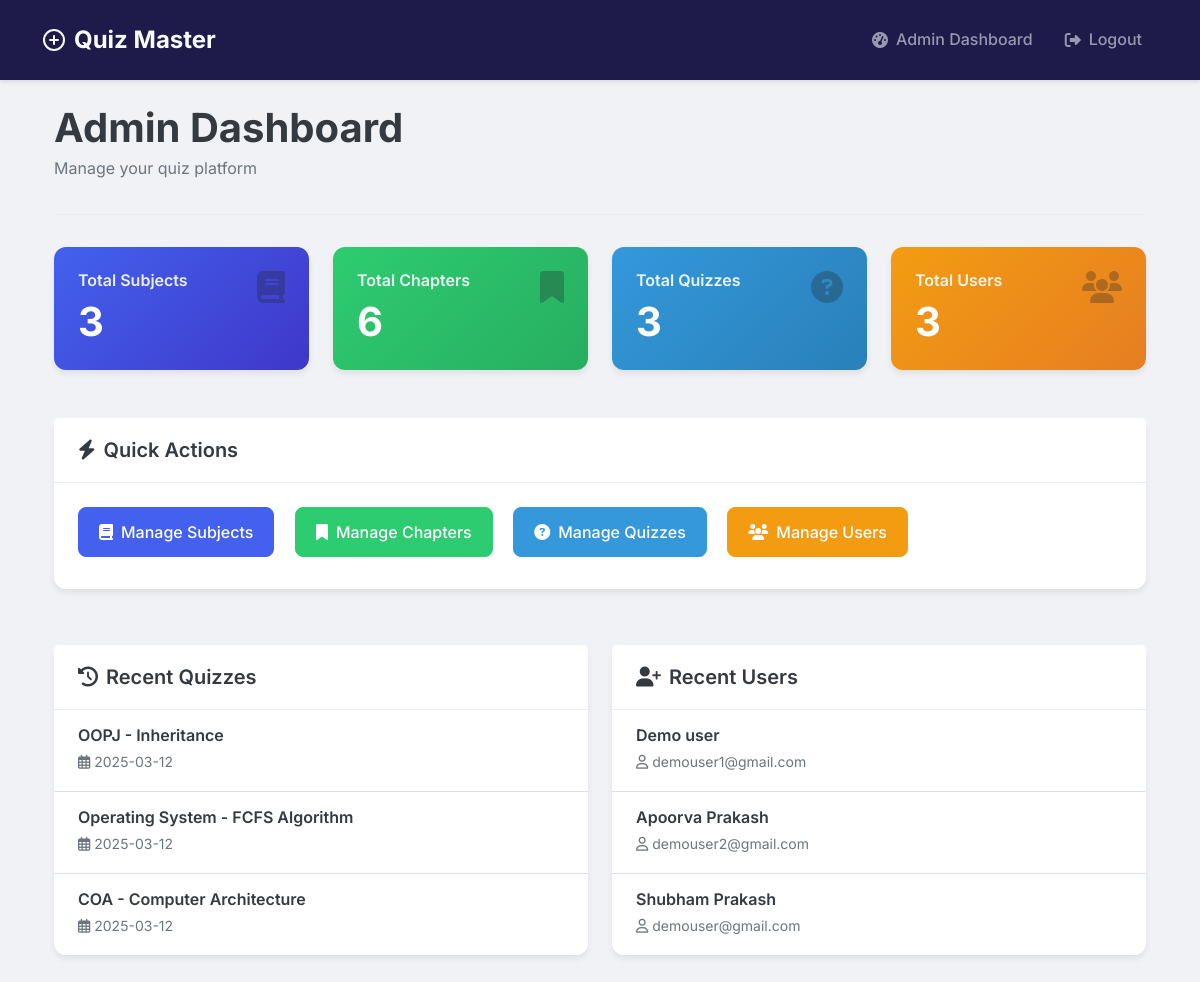
The app's page /admin/dashboard (signed in), older data.
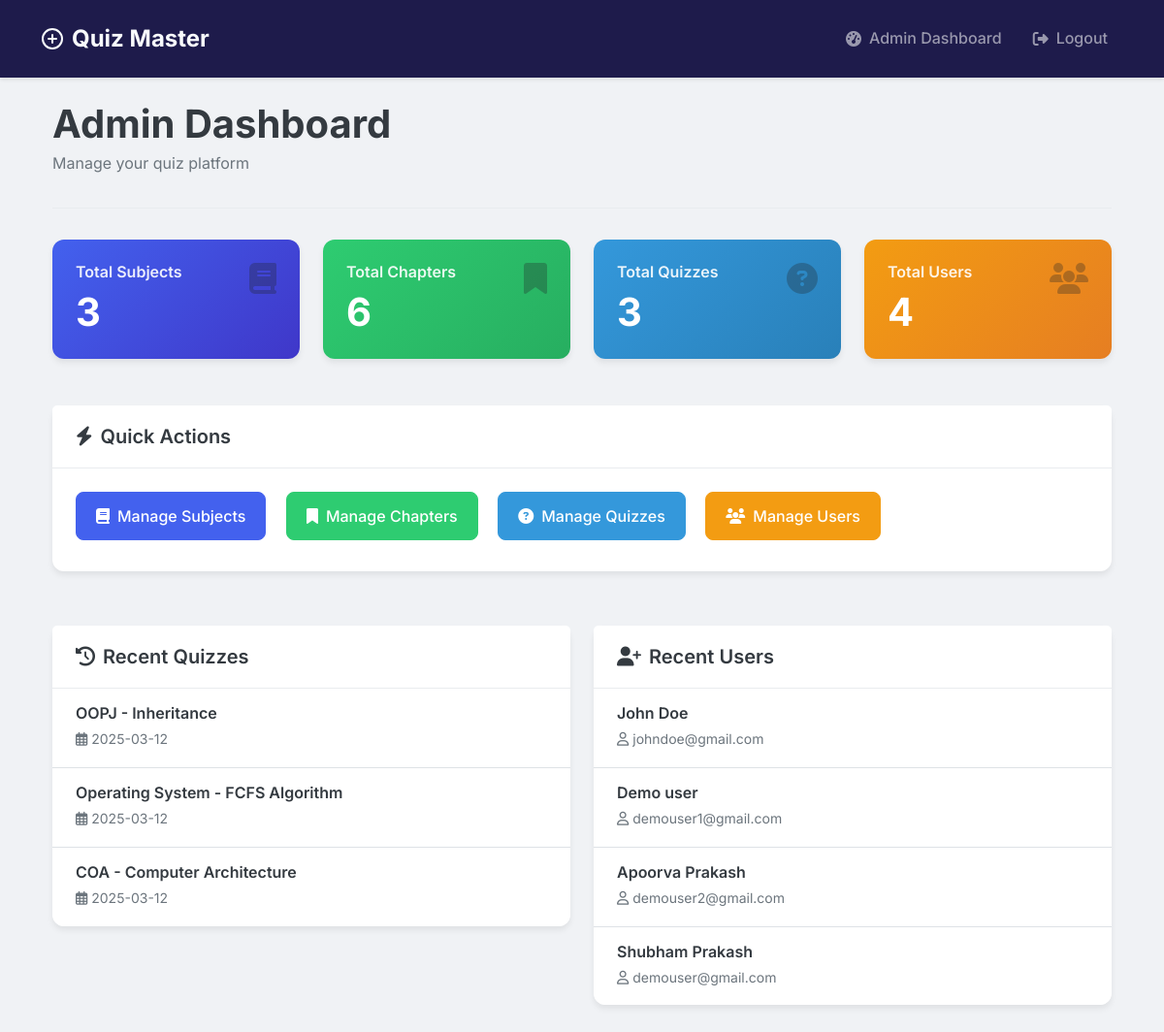
The same page, newer data.
### models/models.py (models this page shows)
class Quiz(db.Model):
    id = db.Column(db.Integer, primary_key=True)
    chapter_id = db.Column(db.Integer, db.ForeignKey('chapter.id'), nullable=False)
    date_of_quiz = db.Column(db.Date, nullable=False)
    time_duration = db.Column(db.Interval, nullable=False)
    remarks = db.Column(db.Text)
    questions = db.relationship('Question', backref='quiz', cascade='all, delete-orphan', lazy=True)
    scores = db.relationship('Score', backref='quiz', cascade='all, delete-orphan', lazy=True)

class Subject(db.Model):
    id = db.Column(db.Integer, primary_key=True)
    name = db.Column(db.String(100), nullable=False)
    description = db.Column(db.Text)
    chapters = db.relationship('Chapter', backref='subject', cascade='all, delete-orphan', lazy=True)

class Chapter(db.Model):
    id = db.Column(db.Integer, primary_key=True)
    name = db.Column(db.String(100), nullable=False)
    description = db.Column(db.Text)
    subject_id = db.Column(db.Integer, db.ForeignKey('subject.id'), nullable=False)
    quizzes = db.relationship('Quiz', backref='chapter', cascade='all, delete-orphan', lazy=True)

class User(UserMixin, db.Model):
    id = db.Column(db.Integer, primary_key=True)
    username = db.Column(db.String(120), unique=True, nullable=False)
    password = db.Column(db.String(200), nullable=False)
    full_name = db.Column(db.String(100), nullable=False)
    qualification = db.Column(db.String(100))
    dob = db.Column(db.Date)
    is_admin = db.Column(db.Boolean, default=False)
    quiz_scores = db.relationship('Score', backref='user', lazy=True)

### controllers/admin.py (the view)
@admin.route('/admin/dashboard')
@login_required
@admin_required
def dashboard():
    subjects_count = Subject.query.count()
    chapters_count = Chapter.query.count()
    quizzes_count = Quiz.query.count()
    users_count = User.query.filter_by(is_admin=False).count()
    recent_quizzes = Quiz.query.order_by(Quiz.date_of_quiz.desc()).limit(5).all()
    recent_users = User.query.filter_by(is_admin=False).order_by(User.id.desc()).limit(5).all()
    return render_template('admin/dashboard.html',
                         subjects_count=subjects_count,
                         chapters_count=chapters_count,
                         quizzes_count=quizzes_count,
                         users_count=users_count,
                         recent_quizzes=recent_quizzes,
                         recent_users=recent_users)

### app.py (called while the page is built)
@login_manager.user_loader
def load_user(user_id):
    return User.query.get(int(user_id))

### controllers/admin.py (called while the page is built)
def admin_required(f):
    @wraps(f)
    def decorated_function(*args, **kwargs):
        if not current_user.is_authenticated or not current_user.is_admin:
            flash('Access denied.', 'danger')
            return redirect(url_for('auth.login'))
        return f(*args, **kwargs)
    return decorated_function

### templates/admin/dashboard.html (shortened to what the changed rows need)
{% extends "base.html" %}
{% block content %}
<div class="container fade-in">
    <div class="dashboard-header">
        <div>
            <h1>Admin Dashboard</h1>
        </div>
    </div>
    <div class="row mb-4">
        <div class="col-md-3 col-sm-6 mb-4">
            <div class="card stats-card primary">
                <div class="card-body">
                    <h2 class="card-text">{{ subjects_count }}</h2>
                </div>
            </div>
        </div>
        <div class="col-md-3 col-sm-6 mb-4">
            <div class="card stats-card success">
                <div class="card-body">
                    <h2 class="card-text">{{ chapters_count }}</h2>
                </div>
            </div>
        </div>
        <div class="col-md-3 col-sm-6 mb-4">
            <div class="card stats-card info">
                <div class="card-body">
                    <h2 class="card-text">{{ quizzes_count }}</h2>
                </div>
            </div>
        </div>
        <div class="col-md-3 col-sm-6 mb-4">
            <div class="card stats-card warning">
                <div class="card-body">
                    <i class="fas fa-users icon"></i>
                    <h5 class="card-title">Total Users</h5>
                    <h2 class="card-text">{{ users_count }}</h2>
                </div>
            </div>
        </div>
    </div>
    <div class="row">
        <div class="col-md-6 mb-4">
            <div class="card action-card">
                <div class="card-body p-0">
                    <div class="list-group custom-list-group">
                        {% for quiz in recent_quizzes %}
                        <div class="list-group-item">
                            <h6 class="mb-1">{{ quiz.chapter.subject.name }} - {{ quiz.chapter.name }}</h6>
                            <small><i class="far fa-calendar-alt me-1"></i>{{ quiz.date_of_quiz.strftime('%Y-%m-%d') }}</small>
                        </div>
                        {% else %}
                        <div class="list-group-item text-center py-4">
                            <p class="text-muted mb-0">No recent quizzes</p>
                        </div>
                        {% endfor %}
                    </div>
                </div>
            </div>
        </div>
        <div class="col-md-6 mb-4">
            <div class="card action-card">
                <div class="card-body p-0">
                    <div class="list-group custom-list-group">
                        {% for user in recent_users %}
                        <div class="list-group-item">
                            <h6 class="mb-1">{{ user.full_name }}</h6>
                            <small><i class="far fa-user me-1"></i>{{ user.username }}</small>
                        </div>
                        {% else %}
                        <div class="list-group-item text-center py-4">
                            <p class="text-muted mb-0">No recent users</p>
                        </div>
                        {% endfor %}
                    </div>
                </div>
            </div>
        </div>
    </div>
</div>
{% endblock %}

Row changes from the older to the newer data that the page shows:
added User: full_name "John Doe", username "johndoe@gmail.com"
Text that changed along with them:
{{ users_count }}: "3" → "4"
